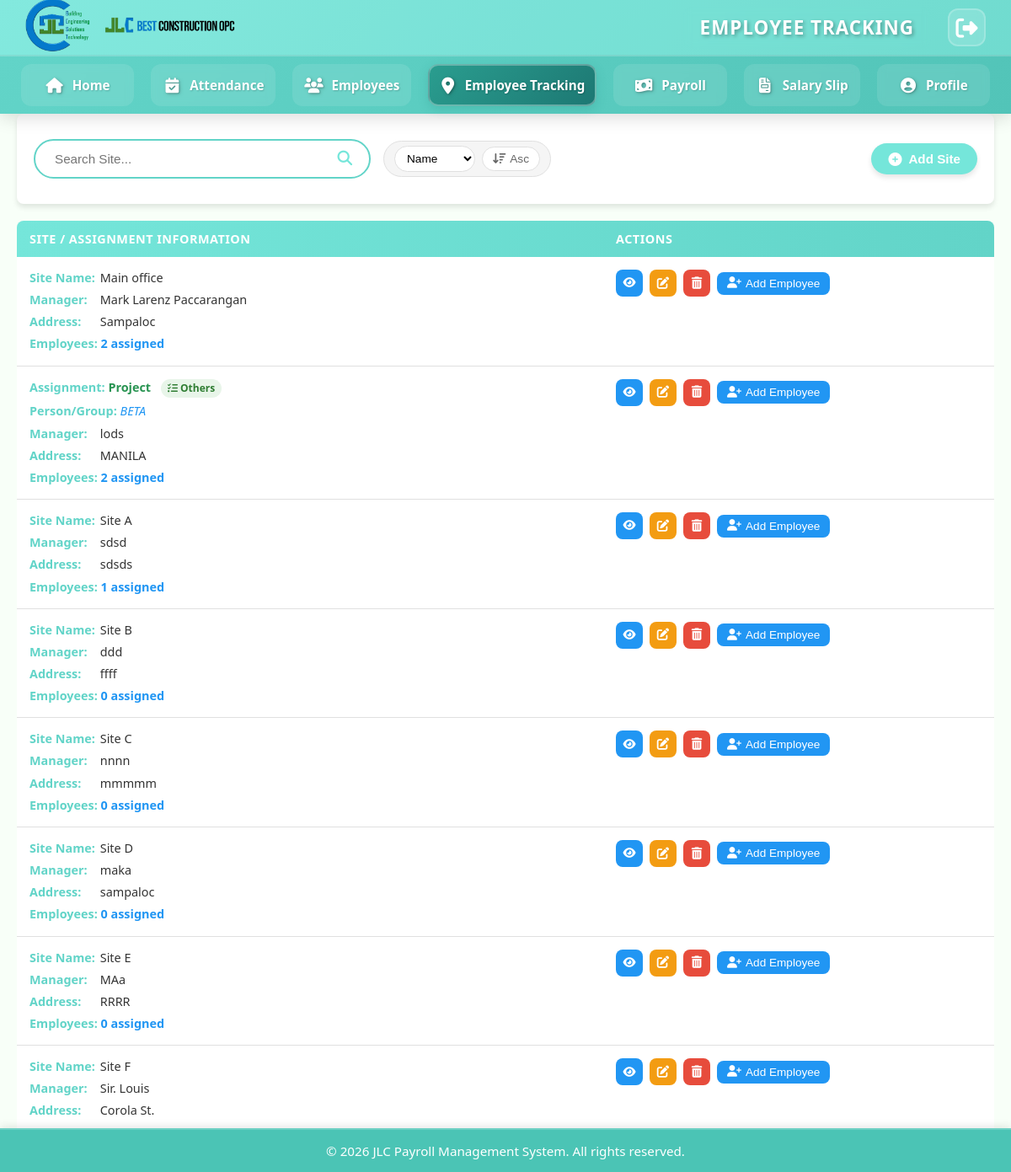
The app's page /site_monitoring.php (signed in) with its own data.
### tables this page shows
CREATE TABLE `site_monitoring` (
  `id` int(11) NOT NULL,
  `site_name` varchar(255) NOT NULL,
  `site_manager` varchar(255) NOT NULL,
  `site_address` varchar(255) NOT NULL,
  `is_others` tinyint(1) DEFAULT 0,
  `others_id` int(11) DEFAULT NULL
);

CREATE TABLE `site_others` (
  `id` int(11) NOT NULL,
  `site_id` int(11) NOT NULL,
  `assignment_type` enum('Meeting','Project','Activities') NOT NULL,
  `person_group` varchar(255) NOT NULL,
  `manager` varchar(255) NOT NULL,
  `location` varchar(255) NOT NULL
);

### site_monitoring.php (the view, shortened to what this page needs)
<?php
include 'connection.php';
function getSiteEmployeeCount($conn, $site_id) {
    $query = "SELECT COUNT(*) as count FROM site_employee WHERE site_id = ?";
    $stmt = $conn->prepare($query);
    $stmt->bind_param("i", $site_id);
    $stmt->execute();
    $result = $stmt->get_result();
    $data = $result->fetch_assoc();
    return $data ? $data['count'] : 0;
}
$search_query = isset($_GET['search']) ? $_GET['search'] : '';
$sort_by = isset($_GET['sort_by']) ? $_GET['sort_by'] : 'site_name';
$sort_order = isset($_GET['sort_order']) ? $_GET['sort_order'] : 'ASC';
$sort_order = strtoupper($sort_order) === 'DESC' ? 'DESC' : 'ASC';
$table_check = $conn->query("SHOW TABLES LIKE 'site_others'");
$has_site_others = $table_check->num_rows > 0;
if ($has_site_others) {
    $query = "SELECT sm.*, so.assignment_type, so.person_group
              FROM site_monitoring sm
              LEFT JOIN site_others so ON sm.id = so.site_id";
} else {
    $query = "SELECT sm.*, NULL as assignment_type, NULL as person_group
              FROM site_monitoring sm";
}
$query .= " ORDER BY $sort_by $sort_order";
$stmt = $conn->prepare($query);
$stmt->execute();
$result = $stmt->get_result();
?>
<!DOCTYPE html>
<html lang="en">
<head>
    <link rel="stylesheet" href="./assets/css/site_monitoring.css">
    <link rel="stylesheet" href="https://cdnjs.cloudflare.com/ajax/libs/font-awesome/6.4.0/css/all.min.css">
</head>
<body>
    <?php include_once("./includes/header.php"); ?>
    <main class="content">
        <div class="content-wrapper">
            <div class="controls-container">
                <div class="search-section">
                    <div class="search-container">
                        <form method="GET" action="site_monitoring.php" style="display: flex; align-items: center; width: 100%;">
                            <input type="text" name="search"
                                   value="<?php echo htmlspecialchars($search_query); ?>"
                                   placeholder="Search Site..."
                                   class="search-bar">
                            <button type="submit" class="search-btn">
                                <i class="fas fa-search"></i>
                            </button>
                        </form>
                    </div>
                    <div class="sort-container">
                        <form method="GET" action="site_monitoring.php" id="sortForm" style="display: flex; align-items: center; gap: 8px;">
                            <select name="sort_by" class="sort-select" onchange="document.getElementById('sortForm').submit();">
                                <option value="site_name" <?php echo $sort_by == 'site_name' ? 'selected' : ''; ?>>Name</option>
                            </select>
                            <button type="submit" name="sort_order" value="<?php echo $sort_order == 'ASC' ? 'DESC' : 'ASC'; ?>" class="sort-btn">
                                <i class="fas fa-sort-amount-<?php echo $sort_order == 'ASC' ? 'down' : 'up'; ?>"></i>
                                <?php echo $sort_order == 'ASC' ? 'Asc' : 'Desc'; ?>
                            </button>
                        </form>
                    </div>
                </div>
                <button class="add-site-btn" onclick="showAddSiteModal()">
                    <i class="fas fa-plus-circle"></i>
                    Add Site
                </button>
            </div>
            <div class="table-responsive">
                <div class="site-table-container">
                    <table class="site-table">
                        <thead>
                            <tr>
                                <th>Site / Assignment Information</th>
                                <th>Actions</th>
                            </tr>
                        </thead>
                        <tbody>
                        <?php if ($result && $result->num_rows > 0): ?>
                            <?php while ($row = $result->fetch_assoc()):
                                $employee_count = getSiteEmployeeCount($conn, $row['id']);
                                $is_others = $row['is_others'] == 1;
                            ?>
                            <tr>
                                <td>
                                    <div class="site-info">
                                        <?php if ($is_others && isset($row['assignment_type']) && $row['assignment_type'] !== null): ?>
                                            <div>
                                                <strong>Assignment:</strong>
                                                <span class="assignment-type"><?php echo htmlspecialchars($row['assignment_type']); ?></span>
                                                <span class="assignment-badge">
                                                    <i class="fas fa-tasks"></i> Others
                                                </span>
                                            </div>
                                            <div>
                                                <strong>Person/Group:</strong>
                                                <span class="person-group"><?php echo htmlspecialchars($row['person_group']); ?></span>
                                            </div>
                                        <?php else: ?>
                                            <div>
                                                <strong>Site Name:</strong>
                                                <?php echo htmlspecialchars($row['site_name']); ?>
                                            </div>
                                        <?php endif; ?>
                                        <div><strong>Manager:</strong> <?php echo htmlspecialchars($row['site_manager']); ?></div>
                                        <div><strong>Address:</strong> <?php echo htmlspecialchars($row['site_address']); ?></div>
                                        <div><strong>Employees:</strong> <span style="color: var(--info-color); font-weight: 600;"><?php echo $employee_count; ?> assigned</span></div>
                                    </div>
                                </td>
                                <td>
                                    <div class="action-buttons">
                                        <button class='action-btn view-btn'
                                                onclick='showViewEmployeesModal(<?php echo $row['id']; ?>, "<?php echo htmlspecialchars(addslashes($is_others && isset($row['assignment_type']) && $row['assignment_type'] !== null ? $row['assignment_type'] : $row['site_name'])); ?>", "<?php echo htmlspecialchars(addslashes($row['site_manager'])); ?>", "<?php echo htmlspecialchars(addslashes($row['site_address'])); ?>")'
                                                title="View Employees">
                                            <i class="fas fa-eye"></i>
                                        </button>
                                        <a href='site_monitoring.php?edit=<?php echo $row['id']; ?>'
                                           class='action-btn edit-btn'
                                           title="Edit">
                                            <i class="fas fa-edit"></i>
                                        </a>
                                        <a href='javascript:void(0);'
                                           class='action-btn delete-btn'
                                           title="Delete"
                                           onclick='confirmDelete(<?php echo $row['id']; ?>)'>
                                            <i class="fas fa-trash-alt"></i>
                                        </a>
                                        <button class='add-employee-btn'
                                                onclick='showAddEmployeeModal(<?php echo $row['id']; ?>, "<?php echo htmlspecialchars(addslashes($is_others && isset($row['assignment_type']) && $row['assignment_type'] !== null ? $row['assignment_type'] : $row['site_name'])); ?>")'
                                                title="Add Employee">
                                            <i class="fas fa-user-plus"></i>
                                            Add Employee
                                        </button>
                                    </div>
                                </td>
                            </tr>
                            <?php endwhile; ?>
                        <?php endif; ?>
                        </tbody>
                    </table>
                </div>
            </div>
        </div>
    </main>
    <?php include_once("./includes/footer.php"); ?>
</body>
</html>

### assets/css/site_monitoring.css (style rules this page uses)
* { margin: 0; padding: 0; box-sizing: border-box; }
:root { --sidebar-green: #75e6da; --sidebar-dark-green: #62d4c8; --header-green: #4bc4b5; --light-green: #f0f9f8; --accent-green: #299452; --danger-color: #e74c3c; --warning-color: #f39c12; --success-color: #27ae60; --info-color: #2196F3; --header-height: 150px; --border-radius: 8px; --box-shadow: 0 4px 6px rgba(0, 0, 0, 0.1); --transition: all 0.3s ease; }
body { font-family: 'Segoe UI', Tahoma, Geneva, Verdana, sans-serif; background-color: #f8fff8; color: #333; overflow-x: hidden; padding-top: var(--header-height) !important; }
.content { padding-top: 0 !important; padding-left: 20px; padding-right: 20px; padding-bottom: 20px; width: 100%; min-height: calc(100vh - var(--header-height)); background-color: #f8fff8; position: relative; }
.content-wrapper { min-height: calc(100vh - var(--header-height) - 40px); margin-top: 0; padding: 0; }
.controls-container { display: flex; justify-content: space-between; align-items: center; margin: 0; padding: 30px 20px; background: white; border-radius: var(--border-radius); box-shadow: var(--box-shadow); }
.search-section { display: flex; align-items: center; gap: 15px; flex: 1; }
.search-container { display: flex; align-items: center; border: 2px solid var(--sidebar-dark-green); border-radius: 25px; padding: 5px 15px; background-color: white; transition: var(--transition); flex: 1; max-width: 400px; }
.search-bar { border: none; outline: none; width: 100%; font-size: 0.95rem; background-color: transparent; padding: 8px; }
.search-btn { background: none; border: none; color: var(--sidebar-green); font-size: 1.1rem; cursor: pointer; padding: 5px; flex-shrink: 0; }
.add-site-btn { background-color: var(--sidebar-green); color: white; border: none; padding: 10px 20px; border-radius: 25px; font-size: 0.95rem; font-weight: 600; cursor: pointer; transition: var(--transition); display: flex; align-items: center; gap: 8px; box-shadow: var(--box-shadow); white-space: nowrap; }
.add-site-btn i { font-size: 1rem; }
.table-responsive { overflow-x: auto; margin-top: 20px; }
.site-table-container { background: white; border-radius: var(--border-radius); box-shadow: var(--box-shadow); overflow: hidden; }
.site-table { width: 100%; border-collapse: collapse; font-size: 0.9rem; table-layout: fixed; }
.site-table thead { background: linear-gradient(to right, var(--sidebar-green), var(--sidebar-dark-green)); color: white; }
.site-table th { padding: 12px 15px; text-align: left; font-weight: 600; font-size: 0.9rem; text-transform: uppercase; letter-spacing: 0.5px; }
.site-table th:nth-child(1) { width: 60%; }
.site-table th:nth-child(2) { width: 40%; }
.site-table tbody tr { border-bottom: 1px solid #e0e0e0; transition: var(--transition); }
.site-table td { padding: 15px; vertical-align: top; word-wrap: break-word; }
.site-info { display: grid; gap: 6px; }
.site-info div { font-size: 0.9rem; line-height: 1.4; }
.site-info strong { color: var(--sidebar-dark-green); font-weight: 600; min-width: 80px; display: inline-block; }
.action-buttons { display: flex; gap: 8px; align-items: center; flex-wrap: wrap; }
.action-btn { display: inline-flex; align-items: center; justify-content: center; width: 32px; height: 32px; border-radius: var(--border-radius); border: none; cursor: pointer; transition: var(--transition); text-decoration: none; color: white; flex-shrink: 0; }
.view-btn { background-color: #2196F3; }
.edit-btn { background-color: var(--warning-color); }
.delete-btn { background-color: var(--danger-color); }
.add-employee-btn { background-color: var(--info-color); color: white; border: none; padding: 6px 12px; border-radius: var(--border-radius); font-size: 0.85rem; font-weight: 500; cursor: pointer; transition: var(--transition); text-decoration: none; display: inline-flex; align-items: center; gap: 5px; white-space: nowrap; flex-shrink: 0; }

### records on screen
site_monitoring: site_name "Main office", site_manager "Mark Larenz Paccarangan", site_address "Sampaloc", employee_count "2"
site_others: assignment_type "Project", person_group "BETA", site.site_manager "lods", site.site_address "MANILA", employee_count "2"
site_monitoring: site_name "Site A", site_manager "sdsd", site_address "sdsds", employee_count "1"
site_monitoring: site_name "Site B", site_manager "ddd", site_address "ffff", employee_count "0"
site_monitoring: site_name "Site C", site_manager "nnnn", site_address "mmmmm", employee_count "0"
site_monitoring: site_name "Site D", site_manager "maka", site_address "sampaloc", employee_count "0"
site_monitoring: site_name "Site E", site_manager "MAa", site_address "RRRR", employee_count "0"
site_monitoring: site_name "Site F", site_manager "Sir. Louis", site_address "Corola St."

### other values on screen
$page_title ?: 'DASHBOARD' "EMPLOYEE TRACKING"
